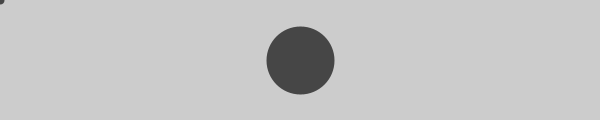
Frame 1 (no input)
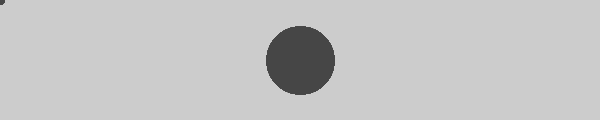
Frame 60 (the mouse pressed at the canvas centre just before this capture)
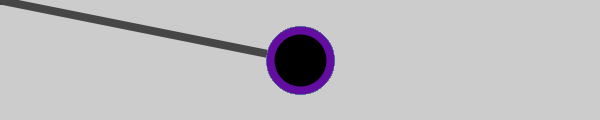
Frame 120 (the mouse held since frame 60 and released just before this capture)

The Processing sketch that drew these frames (run headless with seeded random() and noise(); from frame 60 on, the mouse is pressed at the canvas centre):

// Processing sketch: ex26_mouse_clicks
// ── ex26_mouse_clicks.pde
float r, g, b;
float d;

//circular button
float x = 300;
float y = 60;
float radius = 60;

void setup() {
  size(600, 120);
  strokeWeight(8);
  smooth();

  //set the starting color to a dark gray
  r = 70;
  g = 70;
  b = 70;

}

void draw() {
    //set the fill to whatever values are held by r, g, and b
    stroke(r, g, b);
    //draw a continuous line
    line(pmouseX, pmouseY, mouseX, mouseY);

    //calculate the distance between the mouse and the center of the ellipse
    d = dist(mouseX, mouseY, x, y);

    //if the mouse is over the circle
    if (d < radius) {
        //turn the fill on for 'mouse over' effect
        stroke(r, g, b);
        fill(0);
        // console.log("over");
    }
    else{ //if it isn't over the circle
      //set the fill to (r,g,b) for 'mouse over' effect
      fill(r, g, b);
    }

    //draw the rectangle button over the mouse trail
    ellipse(x, y, radius, radius);

    if (mousePressed){
        if (d < radius) {
          //set the red, green, and blue variables to a random value
          r = random(0, 255);
          g = random(0, 255);
          b = random(0, 255);
        }
    }

}
